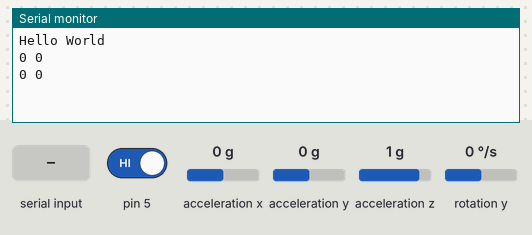
The sketch below on a simulated Arduino Mega 2560, built with avr-gcc and run on an emulated ATmega2560. Parts: the last lines printed to the serial monitor. Wiring (inferred from the names in the program): MPU-6050 motion sensor at I2C address 0x68. The test bench sets the inputs (shaded band); at power-on: acceleration y 0 g, acceleration x 0 g, acceleration z 1 g, rotation y 0 °/s, pin 5 HIGH.

Above: at 1.2 s.
1.3 s: "1" received over the second serial link
At 1.48 s:
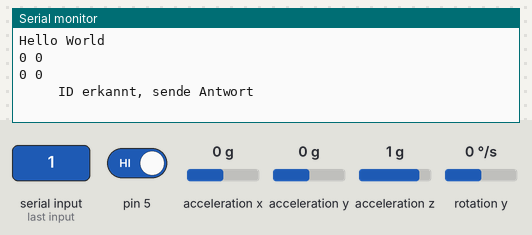
2.8 s: acceleration y set to -1.4 g
At 3.4 s:
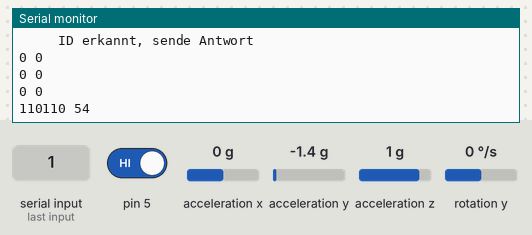
4.3 s: acceleration x set to -1.4 g
At 4.9 s:
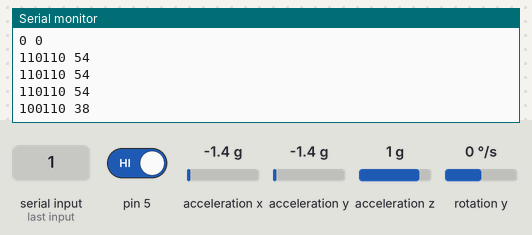
5.8 s: acceleration z set to -1.4 g
At 6.4 s:
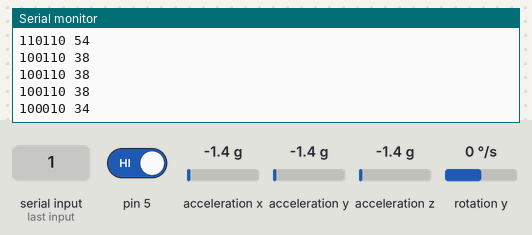
7.3 s: rotation y set to -192 °/s
At 8.7 s:
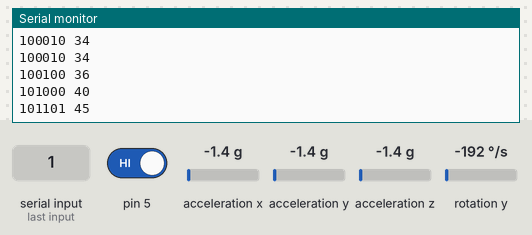
8.8 s: pin 5 driven LOW
At 9.7 s:
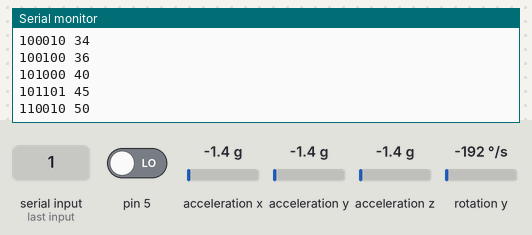
Timing chart, 0 to 11.3 s (numbered marks = the images above; inputs shaded):
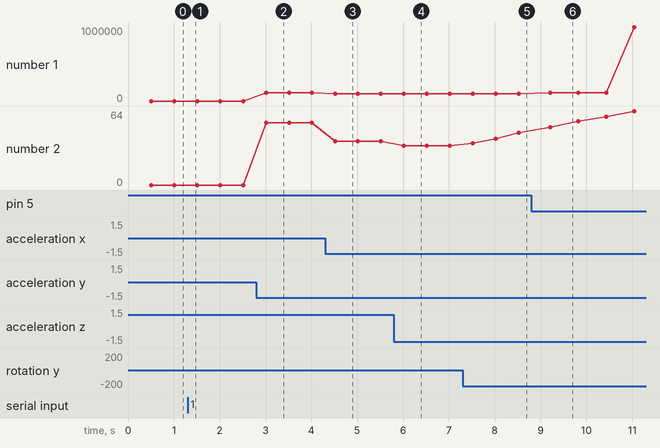

The sketch:

NanoGyroV2.ino
```cpp
#include<Wire.h>
#include<SoftwareSerial.h>

SoftwareSerial Serial2 (8, 11); //(Rx,Tx)
const char ID = '1';
boolean onOff = false;
const int MPU_addr = 0x68; // I2C address of the MPU-6050
int16_t AcX, AcY, AcZ, GyX, GyY, GyZ;
double timeStep, time, timePrev, timeSend;
double ary, gry, gsy, ry;
int i;
double gyroScale = 131;


void setup() {
  Wire.begin();
  Wire.beginTransmission(MPU_addr);
  Wire.write(0x6B);  // PWR_MGMT_1 register
  Wire.write(0);     // set to zero (wakes up the MPU-6050)
  Wire.endTransmission(true);

  Serial.begin(9600);
  Serial.println("Hello World");
  Serial2.begin(9600);

  pinMode(5, INPUT);

  time = millis();
  i = 1;
  timeSend = time;
}

void loop() {
  //respond to localization request
  if (digitalRead(5) == LOW)
  {
    Serial2.print(ID);
    delay(100);
    if (Serial2.available())
    {
      Serial.println("#");
      int trashData = Serial2.read();
    }
    delay(100);
  }

  //handle incoming data
  char gelesen, dataIn;
  if (Serial2.available()) {
    gelesen = Serial2.read();
    delay(50);
    if (Serial2.available()) {
      dataIn = Serial2.read();
      Serial.print(" Data: ");
      Serial.print(dataIn, DEC);
    }
    else {
      dataIn = 'x';
    }

    if (gelesen == ID) {
      Serial.println("     ID erkannt, sende Antwort");
      Serial2.write(ID);
      Serial2.write(dataIn);
    }
  }


  // set up time for integration
  timePrev = time;
  time = millis();
  timeStep = (time - timePrev) / 1000; // time-step in s

  //get data from MPU6050
  Wire.beginTransmission(MPU_addr);
  Wire.write(0x3B);  // starting with register 0x3B (ACCEL_XOUT_H)
  Wire.endTransmission(false);
  Wire.requestFrom(MPU_addr, 6, true); // request a total of 6 registers
  AcX = Wire.read() << 8 | Wire.read(); // 0x3B (ACCEL_XOUT_H) & 0x3C (ACCEL_XOUT_L)
  AcY = Wire.read() << 8 | Wire.read(); // 0x3D (ACCEL_YOUT_H) & 0x3E (ACCEL_YOUT_L)
  AcZ = Wire.read() << 8 | Wire.read(); // 0x3F (ACCEL_ZOUT_H) & 0x40 (ACCEL_ZOUT_L)

  Wire.beginTransmission(MPU_addr);
  Wire.write(0x45);  // starting with register 0x45 (GYRO_YOUT_H)
  Wire.endTransmission(false);
  Wire.requestFrom(MPU_addr, 2, true); // request a total of 2 registers
  GyY = Wire.read() << 8 | Wire.read(); // 0x45 (GYRO_YOUT_H) & 0x46 (GYRO_YOUT_L)


  // apply gyro scale from datasheet
  gsy = GyY / gyroScale;

  // calculate accelerometer angles
  ary = (180 / 3.141592) * atan(AcY / sqrt(square(AcX) + square(AcZ)));

  // set initial values equal to accel values
  if (i == 1) {
    gry = ary;
  }
  // integrate to find the gyro angle
  else {
    gry = gry + (timeStep * gsy);
  }

  // apply filter
  ry = (0.96 * ary) + (0.04 * gry);
  char data = map(abs(ry), 0, 86, 0, 90);

  // only runs 2 times per second
  if (time - timeSend > 500) {
    // send data
    Serial.print(data, BIN);
    Serial.print(" ");
    Serial.println(data, DEC);
    Serial2.print(ID);
    Serial2.print(data);

    timeSend = time;

    i = i + 1;
  }

}
```

Measured:
- after the input at 1.3 s, the serial monitor: prints a new line after 0.05 s (image 1)
- after the input at 2.8 s, the serial monitor: prints a new line after 0.21 s (image 2)
- after the input at 4.3 s, the serial monitor: prints a new line after 0.22 s (image 3)
- after the input at 5.8 s, the serial monitor: prints a new line after 0.22 s (image 4)
- after the input at 7.3 s, the serial monitor: prints a new line after 0.22 s (image 5)
- after the input at 8.8 s, the serial monitor: prints a new line after 0.41 s (image 6)
- plotted number 1: 0 → 110110 after the input at 2.8 s, 110110 → 100110 after the input at 4.3 s, 100110 → 100010 after the input at 5.8 s, 100010 → 101101 after the input at 7.3 s
- plotted number 2: 0 → 54 after the input at 2.8 s, 54 → 38 after the input at 4.3 s, 38 → 34 after the input at 5.8 s, 34 → 45 after the input at 7.3 s
